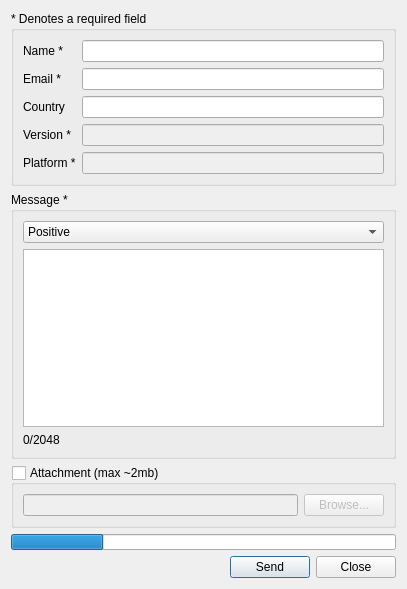
<?xml version="1.0" encoding="UTF-8"?>
<ui version="4.0">
 <class>DlgFeedback</class>
 <widget class="QDialog" name="DlgFeedback">
  <property name="geometry">
   <rect>
    <x>0</x>
    <y>0</y>
    <width>407</width>
    <height>589</height>
   </rect>
  </property>
  <property name="windowTitle">
   <string>Dialog</string>
  </property>
  <layout class="QGridLayout" name="gridLayout_4">
   <item row="1" column="0">
    <widget class="QGroupBox" name="grpMessage">
     <property name="title">
      <string>Message *</string>
     </property>
     <layout class="QGridLayout" name="gridLayout_3">
      <item row="1" column="0">
       <widget class="QPlainTextEdit" name="txtMessage">
        <property name="plainText">
         <string/>
        </property>
       </widget>
      </item>
      <item row="2" column="0">
       <widget class="QLabel" name="lblLimit">
        <property name="text">
         <string>0/2048</string>
        </property>
       </widget>
      </item>
      <item row="0" column="0">
       <widget class="QComboBox" name="cmbFeelings">
        <property name="iconSize">
         <size>
          <width>16</width>
          <height>16</height>
         </size>
        </property>
        <item>
         <property name="text">
          <string>Positive</string>
         </property>
         <property name="icon">
          <iconset resource="../../../../svnroot/newsflash/gui/resource.qrc">
           <normaloff>:/resource/16x16_ico_png/ico_happy.png</normaloff>:/resource/16x16_ico_png/ico_happy.png</iconset>
         </property>
        </item>
        <item>
         <property name="text">
          <string>Neutral</string>
         </property>
         <property name="icon">
          <iconset resource="../../../../svnroot/newsflash/gui/resource.qrc">
           <normaloff>:/resource/16x16_ico_png/ico_neutral.png</normaloff>:/resource/16x16_ico_png/ico_neutral.png</iconset>
         </property>
        </item>
        <item>
         <property name="text">
          <string>Negative</string>
         </property>
         <property name="icon">
          <iconset resource="../../../../svnroot/newsflash/gui/resource.qrc">
           <normaloff>:/resource/16x16_ico_png/ico_unhappy.png</normaloff>:/resource/16x16_ico_png/ico_unhappy.png</iconset>
         </property>
        </item>
       </widget>
      </item>
     </layout>
    </widget>
   </item>
   <item row="4" column="0">
    <layout class="QHBoxLayout" name="horizontalLayout">
     <item>
      <spacer name="horizontalSpacer">
       <property name="orientation">
        <enum>Qt::Horizontal</enum>
       </property>
       <property name="sizeHint" stdset="0">
        <size>
         <width>40</width>
         <height>20</height>
        </size>
       </property>
      </spacer>
     </item>
     <item>
      <widget class="QPushButton" name="btnSend">
       <property name="text">
        <string>Send</string>
       </property>
      </widget>
     </item>
     <item>
      <widget class="QPushButton" name="btnClose">
       <property name="text">
        <string>Close</string>
       </property>
      </widget>
     </item>
    </layout>
   </item>
   <item row="0" column="0">
    <widget class="QGroupBox" name="groupBox">
     <property name="title">
      <string>* Denotes a required field</string>
     </property>
     <layout class="QGridLayout" name="gridLayout_2">
      <item row="1" column="0">
       <layout class="QGridLayout" name="gridLayout">
        <item row="1" column="2">
         <widget class="QLineEdit" name="editName"/>
        </item>
        <item row="3" column="0">
         <widget class="QLabel" name="lblEmail">
          <property name="text">
           <string>Email *</string>
          </property>
         </widget>
        </item>
        <item row="3" column="2">
         <widget class="QLineEdit" name="editEmail"/>
        </item>
        <item row="4" column="0">
         <widget class="QLabel" name="lblCountry">
          <property name="text">
           <string>Country</string>
          </property>
         </widget>
        </item>
        <item row="6" column="2">
         <widget class="QLineEdit" name="editVersion">
          <property name="enabled">
           <bool>false</bool>
          </property>
          <property name="toolTip">
           <string>The current software version</string>
          </property>
         </widget>
        </item>
        <item row="7" column="2">
         <widget class="QLineEdit" name="editPlatform">
          <property name="enabled">
           <bool>false</bool>
          </property>
          <property name="toolTip">
           <string>The platform, e.g. Windows XP, Windows 7, Ubuntu 9.10</string>
          </property>
         </widget>
        </item>
        <item row="7" column="0">
         <widget class="QLabel" name="lblPlatform">
          <property name="text">
           <string>Platform *</string>
          </property>
         </widget>
        </item>
        <item row="1" column="0">
         <widget class="QLabel" name="label_2">
          <property name="text">
           <string>Name *</string>
          </property>
         </widget>
        </item>
        <item row="6" column="0">
         <widget class="QLabel" name="lblVersion">
          <property name="text">
           <string>Version *</string>
          </property>
         </widget>
        </item>
        <item row="4" column="2">
         <widget class="QLineEdit" name="editCountry"/>
        </item>
       </layout>
      </item>
     </layout>
    </widget>
   </item>
   <item row="2" column="0">
    <widget class="QGroupBox" name="grpAttachment">
     <property name="title">
      <string>Attachment (max ~2mb)</string>
     </property>
     <property name="checkable">
      <bool>true</bool>
     </property>
     <property name="checked">
      <bool>false</bool>
     </property>
     <layout class="QGridLayout" name="gridLayout_5">
      <item row="0" column="0">
       <layout class="QHBoxLayout" name="horizontalLayout_2">
        <item>
         <widget class="QLineEdit" name="editAttachment"/>
        </item>
        <item>
         <widget class="QPushButton" name="btnBrowse">
          <property name="text">
           <string>Browse...</string>
          </property>
         </widget>
        </item>
       </layout>
      </item>
     </layout>
    </widget>
   </item>
   <item row="3" column="0">
    <widget class="QWidget" name="widget_2" native="true">
     <property name="minimumSize">
      <size>
       <width>0</width>
       <height>16</height>
      </size>
     </property>
     <layout class="QGridLayout" name="gridLayout_6">
      <property name="margin">
       <number>0</number>
      </property>
      <item row="0" column="0">
       <widget class="QProgressBar" name="progress">
        <property name="maximumSize">
         <size>
          <width>16777215</width>
          <height>16</height>
         </size>
        </property>
        <property name="value">
         <number>24</number>
        </property>
        <property name="textVisible">
         <bool>false</bool>
        </property>
       </widget>
      </item>
     </layout>
    </widget>
   </item>
  </layout>
 </widget>
 <tabstops>
  <tabstop>editName</tabstop>
  <tabstop>editEmail</tabstop>
  <tabstop>editCountry</tabstop>
  <tabstop>editVersion</tabstop>
  <tabstop>editPlatform</tabstop>
  <tabstop>cmbFeelings</tabstop>
  <tabstop>txtMessage</tabstop>
  <tabstop>editAttachment</tabstop>
  <tabstop>btnBrowse</tabstop>
  <tabstop>btnSend</tabstop>
  <tabstop>btnClose</tabstop>
 </tabstops>
 <resources>
  <include location="../../../../svnroot/newsflash/gui/resource.qrc"/>
 </resources>
 <connections/>
</ui>
